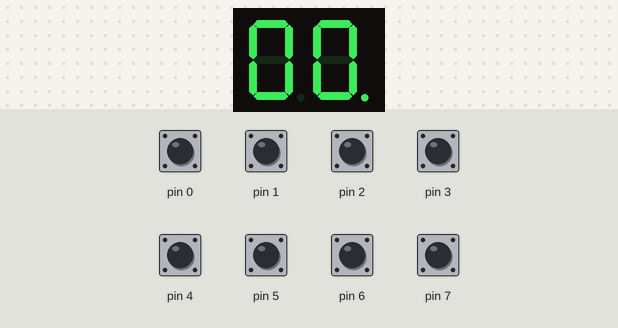
Recording of a sketch running on a simulated Arduino Mega 2560, built with avr-gcc and run on an emulated ATmega2560. On the bench: 2-digit seven-segment display. Wiring (inferred from the names in the program): 2-digit 7-segment display, segments lit when HIGH: segments A7, A6, A5, A4, A3, A2, A1, A0, A15, A14, A13, A12, A11, A10, A9, A8. The test bench sets the inputs (shaded band); at power-on: pin 0–7 HIGH. The segment pins are drawn as the display they are named for.

Above: at 1.8 s.
1.9 s: pin 0 pulled LOW for 0.6 s
At 2.4 s:
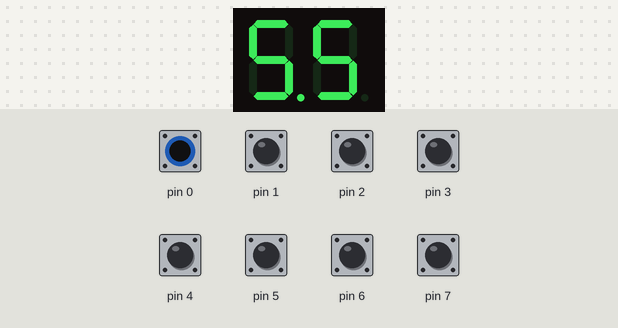
4.9 s: pin 1 pulled LOW for 0.6 s
At 5.3 s:
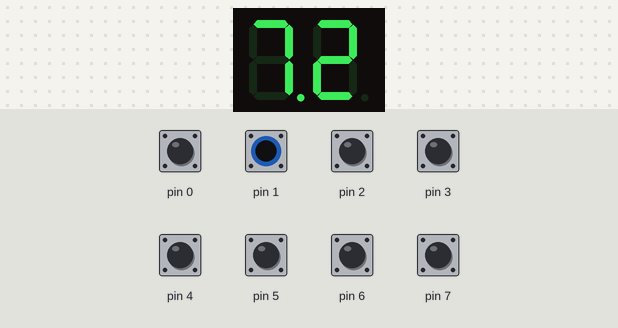
7.9 s: pin 2 pulled LOW for 0.6 s
At 8.4 s:
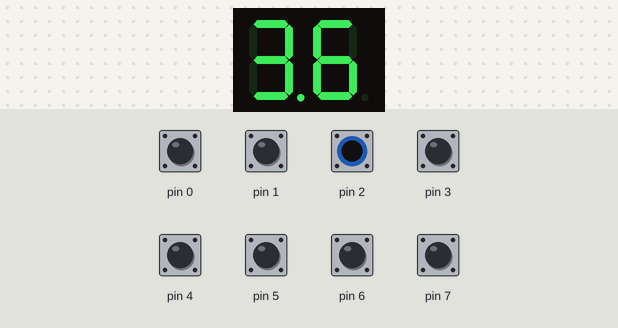
10.9 s: pin 3 pulled LOW for 0.6 s
At 11.4 s:
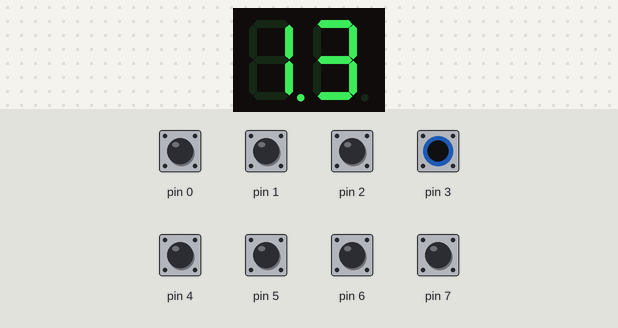
13.9 s: pin 4 pulled LOW for 0.6 s
At 14.4 s:
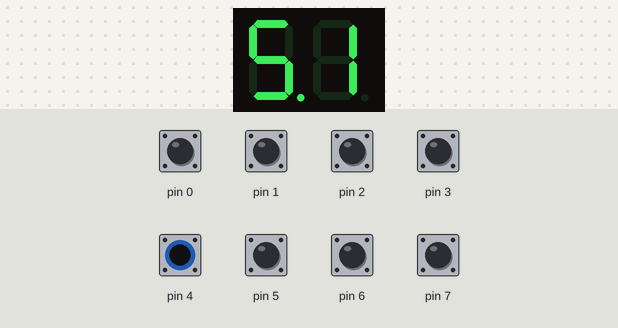
16.9 s: pin 5 pulled LOW for 0.6 s
At 17.4 s:
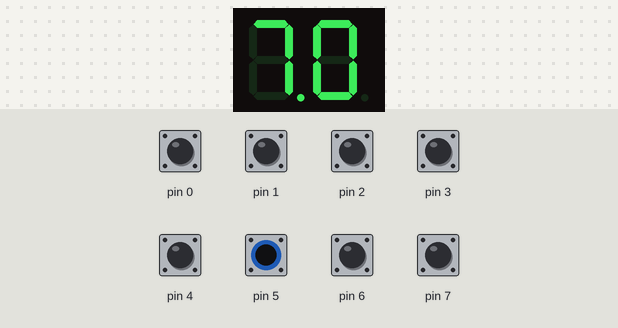

Measured:
- after the input at 1.9 s, the display: first differs from a run without the input after 0.10 s (image 1)
- after the input at 4.9 s, the display: first differs from a run without the input after 0.10 s (image 2)
- after the input at 7.9 s, the display: first differs from a run without the input after 0.11 s (image 3)
- after the input at 10.9 s, the display: first differs from a run without the input after 0.11 s (image 4)
- after the input at 13.9 s, the display: first differs from a run without the input after 0.11 s (image 5)
- after the input at 16.9 s, the display: first differs from a run without the input after 0.11 s (image 6)

The sketch:

zad2.ino
```cpp
const int tensPins[] = {A15, A14, A13, A12, A11, A10, A9, A8};
const int onesPins[] = {A7, A6, A5, A4, A3, A2, A1, A0};
int pressedBits[] = {0,0,0,0,0,0,0,0,0};
int binaryArray[] = {0,0,0,0,0,0,0,0,0};

void setup() {
    for (int i = 0; i < 8; i++) {
        pinMode(tensPins[i], OUTPUT);
        pinMode(onesPins[i], OUTPUT);
    }

    for (int i = 0; i < 8; i++) {
        digitalWrite(i, HIGH);
    }
}

void loop() {

	for (int i=0; i<8; i++) {
		if (digitalRead(i) == LOW) {
			pressedBits[i] = 1;
		} else {
			pressedBits[i] = 0;
		}
	}

	changeGreyToBinary(); //najpierw zamieniam na binarny,
    	changeBinaryToDecimal(); //by potem zamienić na decimal
}

void changeBinaryToDecimal() {
    int numberDec = 0;

    for (int i = 0; i < 8; i++) {
        if (binaryArray[i] == 1) {
            numberDec += (1 << (7 - i));
        }
    }

    int countOfTens = numberDec % 100;
    int numberOfOnes = countOfTens % 10;
    int numberOfTens = (countOfTens - numberOfOnes) / 10;

    displayNumberOnes(numberOfOnes);
    displayNumberTens(numberOfTens);

    if (numberOfOnes % 2 == 1) {
	   digitalWrite(A0, HIGH);
	digitalWrite(A8, LOW);
	} else {
		digitalWrite(A8, HIGH);
		digitalWrite(A0, LOW);
	}
	clearDisplay();
}

void displayNumberOnes(int number) {
    // Implementacja za pomocą tablicy dwuwymiarowej
    const int displayPatterns[][7] = {
        {A7, A6, A5, A4, A3, A2},
        {A5, A6},
        {A7, A6, A1, A3, A4},
        {A7, A6, A5, A4, A1},
        {A6, A5, A1, A2},
        {A7, A5, A4, A1, A2},
        {A7, A5, A4, A3, A2, A1},
        {A7, A6, A5},
        {A7, A6, A5, A4, A3, A2, A1},
        {A7, A6, A5, A4, A2, A1}};

    for (int i = 0; i < 7; i++) {
        digitalWrite(displayPatterns[number][i], HIGH);
    }
}

void displayNumberTens(int number) {
    // Implementacja za pomocą tablicy dwuwymiarowej
    const int displayPatterns[][7] = {
        {A15, A14, A12, A13, A11, A10},
        {A14, A13},
        {A15, A14, A9, A11, A12},
        {A15, A14, A13, A12, A9},
        {A10, A9, A14, A13},
        {A15, A10, A9, A13, A12},
	   {A15, A10, A11, A12, A13, A9},
        {A15, A14, A13},
        {A15, A14, A13, A12, A11, A10, A9},
        {A15, A14, A13, A12, A10, A9}};

    for (int i = 0; i < 7; i++) {
        digitalWrite(displayPatterns[number][i], HIGH);
    }
}

void clearDisplay() {
    delay(500);

    for (int i = 0; i < 7; i++) {
        digitalWrite(tensPins[i], LOW);
        digitalWrite(onesPins[i], LOW);
    }
}


void changeGreyToBinary() {
	int numberDec = 0;
	binaryArray[0] = pressedBits[0];
	for (int i=1; i<8; i++) {
		if (pressedBits[i] == binaryArray[i-1]) {
			binaryArray[i] = 0;
		} else {
			binaryArray[i] = 1;
		}
	}


}
```
